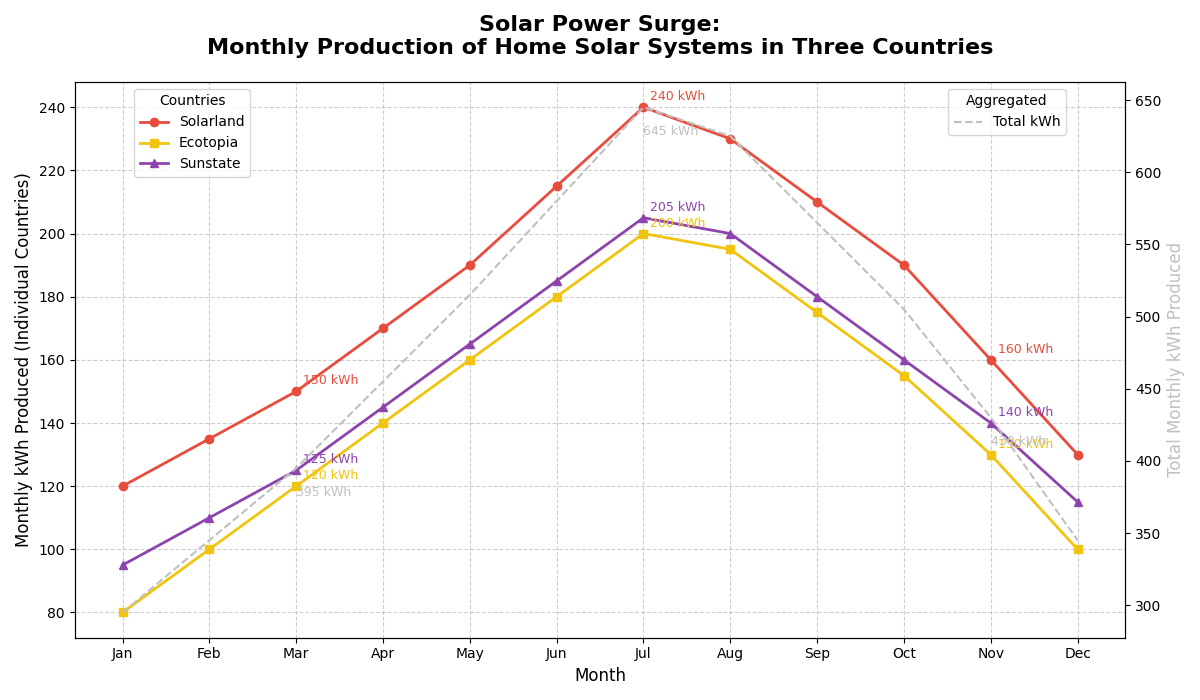

Write the Python code that produced this figure.
import matplotlib.pyplot as plt
import numpy as np

# Data: Monthly kWh produced by home solar systems in three countries over a year
months = np.array(['Jan', 'Feb', 'Mar', 'Apr', 'May', 'Jun', 'Jul', 'Aug', 'Sep', 'Oct', 'Nov', 'Dec'])
solarland = np.array([120, 135, 150, 170, 190, 215, 240, 230, 210, 190, 160, 130])
ecotopia = np.array([80, 100, 120, 140, 160, 180, 200, 195, 175, 155, 130, 100])
sunstate = np.array([95, 110, 125, 145, 165, 185, 205, 200, 180, 160, 140, 115])

# Create the figure and axis for the plot
fig, ax = plt.subplots(figsize=(12, 7))

# Plot data for each country with new colors
ax.plot(months, solarland, label='Solarland', marker='o', linestyle='-', color='#E74C3C', linewidth=2)
ax.plot(months, ecotopia, label='Ecotopia', marker='s', linestyle='-', color='#F1C40F', linewidth=2)
ax.plot(months, sunstate, label='Sunstate', marker='^', linestyle='-', color='#8E44AD', linewidth=2)

# Add a secondary axis for the aggregated monthly kWh produced
total_kWh = solarland + ecotopia + sunstate
ax2 = ax.twinx()
ax2.plot(months, total_kWh, label='Total kWh', color='silver', linestyle='--', linewidth=1.5)

# Annotate significant points for clarity
significant_months = [2, 6, 10]  # March, July, and November are notable
for i in significant_months:
    ax.annotate(f'{solarland[i]} kWh', xy=(months[i], solarland[i]), xytext=(5, 5), textcoords='offset points', fontsize=9, color='#E74C3C')
    ax.annotate(f'{ecotopia[i]} kWh', xy=(months[i], ecotopia[i]), xytext=(5, 5), textcoords='offset points', fontsize=9, color='#F1C40F')
    ax.annotate(f'{sunstate[i]} kWh', xy=(months[i], sunstate[i]), xytext=(5, 5), textcoords='offset points', fontsize=9, color='#8E44AD')
    ax2.annotate(f'{total_kWh[i]} kWh', xy=(months[i], total_kWh[i]), xytext=(0, -20), textcoords='offset points', fontsize=9, color='silver')

# Titles and labels
ax.set_title('Solar Power Surge:\nMonthly Production of Home Solar Systems in Three Countries', fontsize=16, pad=20, weight='bold')
ax.set_xlabel('Month', fontsize=12)
ax.set_ylabel('Monthly kWh Produced (Individual Countries)', fontsize=12)
ax2.set_ylabel('Total Monthly kWh Produced', fontsize=12, color='silver')

# Legends
ax.legend(loc='upper left', bbox_to_anchor=(0.05, 1), title='Countries')
ax2.legend(loc='upper right', bbox_to_anchor=(0.95, 1), title='Aggregated')

# Grid and layout adjustments
ax.grid(visible=True, linestyle='--', alpha=0.6)
plt.tight_layout()

# Display the plot
plt.show()
